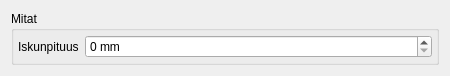
<?xml version="1.0" encoding="UTF-8"?>
<ui version="4.0">
 <class>CrankshaftForm</class>
 <widget class="QWidget" name="CrankshaftForm">
  <property name="geometry">
   <rect>
    <x>0</x>
    <y>0</y>
    <width>450</width>
    <height>61</height>
   </rect>
  </property>
  <property name="minimumSize">
   <size>
    <width>450</width>
    <height>0</height>
   </size>
  </property>
  <property name="windowTitle">
   <string>Form</string>
  </property>
  <property name="windowOpacity">
   <double>1.000000000000000</double>
  </property>
  <layout class="QHBoxLayout" name="horizontalLayout">
   <item>
    <widget class="QGroupBox" name="groupBox">
     <property name="title">
      <string>Mitat</string>
     </property>
     <layout class="QFormLayout" name="formLayout_2">
      <property name="fieldGrowthPolicy">
       <enum>QFormLayout::AllNonFixedFieldsGrow</enum>
      </property>
      <property name="margin">
       <number>4</number>
      </property>
      <item row="0" column="0">
       <widget class="QLabel" name="label_4">
        <property name="text">
         <string>Iskunpituus</string>
        </property>
       </widget>
      </item>
      <item row="0" column="1">
       <widget class="QSpinBox" name="strokeField">
        <property name="suffix">
         <string> mm</string>
        </property>
        <property name="maximum">
         <number>1000</number>
        </property>
       </widget>
      </item>
     </layout>
    </widget>
   </item>
  </layout>
 </widget>
 <resources/>
 <connections/>
</ui>
